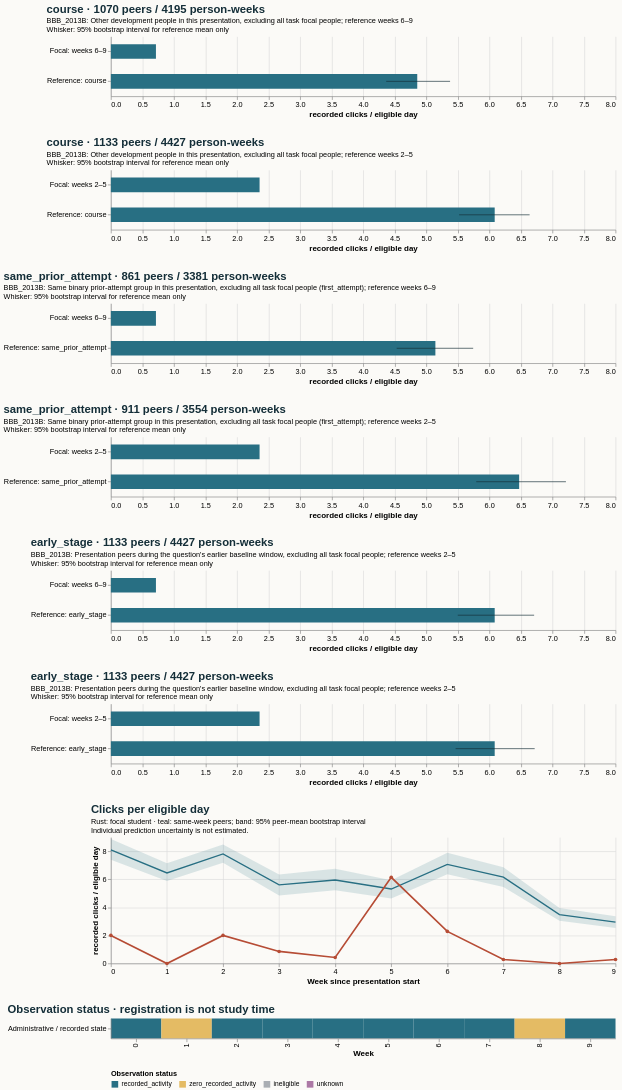

Source (Vega-Lite JSON):
### Vega-Lite specification from a JSON file in a GitHub repository (floating-point values rounded to 4 significant figures)
{"$schema": "https://vega.github.io/schema/vega-lite/v5.20.1.json", "config": {"axis": {"labelFontSize": 11, "titleFontSize": 12}, "background": "#fbfaf7", "font": "sans-serif", "title": {"anchor": "start", "color": "#142e38", "fontSize": 17, "subtitleFontSize": 11}, "view": {"continuousHeight": 300, "continuousWidth": 300, "stroke": null}}, "datasets": {"data-42d735887719bfd9941809f3b13706e4": [{"hi": null, "lo": null, "series": "Focal: weeks 6–9", "value": 0.7143}, {"hi": 6.71, "lo": 5.499, "series": "Reference: early_stage", "value": 6.084}], "data-4488dd9c4aa2501051630b1e9a12990b": [{"end_day": 6, "focal_value": 2.0, "peer_ci_high": 8.884, "peer_ci_low": 7.403, "peer_mean": 8.1, "peer_observations": 1159, "peer_people": 1159, "reference": "course", "unit": "recorded clicks / eligible day", "week": 0}, {"end_day": 13, "focal_value": 0.0, "peer_ci_high": 7.155, "peer_ci_low": 5.883, "peer_mean": 6.456, "peer_observations": 1151, "peer_people": 1151, "reference": "course", "unit": "recorded clicks / eligible day", "week": 1}, {"end_day": 20, "focal_value": 2.0, "peer_ci_high": 8.479, "peer_ci_low": 7.188, "peer_mean": 7.819, "peer_observations": 1133, "peer_people": 1133, "reference": "course", "unit": "recorded clicks / eligible day", "week": 2}, {"end_day": 27, "focal_value": 0.8571, "peer_ci_high": 6.34, "peer_ci_low": 4.85, "peer_mean": 5.608, "peer_observations": 1125, "peer_people": 1125, "reference": "course", "unit": "recorded clicks / eligible day", "week": 3}, {"end_day": 34, "focal_value": 0.4286, "peer_ci_high": 6.751, "peer_ci_low": 5.221, "peer_mean": 5.954, "peer_observations": 1088, "peer_people": 1088, "reference": "course", "unit": "recorded clicks / eligible day", "week": 4}, {"end_day": 41, "focal_value": 6.143, "peer_ci_high": 5.94, "peer_ci_low": 4.634, "peer_mean": 5.31, "peer_observations": 1081, "peer_people": 1081, "reference": "course", "unit": "recorded clicks / eligible day", "week": 5}, {"end_day": 48, "focal_value": 2.286, "peer_ci_high": 7.906, "peer_ci_low": 6.359, "peer_mean": 7.065, "peer_observations": 1070, "peer_people": 1070, "reference": "course", "unit": "recorded clicks / eligible day", "week": 6}, {"end_day": 55, "focal_value": 0.2857, "peer_ci_high": 6.868, "peer_ci_low": 5.454, "peer_mean": 6.16, "peer_observations": 1054, "peer_people": 1054, "reference": "course", "unit": "recorded clicks / eligible day", "week": 7}, {"end_day": 62, "focal_value": 0.0, "peer_ci_high": 3.963, "peer_ci_low": 3.046, "peer_mean": 3.483, "peer_observations": 1044, "peer_people": 1044, "reference": "course", "unit": "recorded clicks / eligible day", "week": 8}, {"end_day": 69, "focal_value": 0.2857, "peer_ci_high": 3.371, "peer_ci_low": 2.531, "peer_mean": 2.943, "peer_observations": 1027, "peer_people": 1027, "reference": "course", "unit": "recorded clicks / eligible day", "week": 9}], "data-6acdbfe04aeb53e4f8f4f47e2222f07a": [{"hi": null, "lo": null, "series": "Focal: weeks 2–5", "value": 2.357}, {"hi": 6.718, "lo": 5.465, "series": "Reference: early_stage", "value": 6.084}], "data-9c3ad8bfb0fa0b06f7989b59bd3693c3": [{"hi": null, "lo": null, "series": "Focal: weeks 6–9", "value": 0.7143}, {"hi": 5.377, "lo": 4.364, "series": "Reference: course", "value": 4.857}], "data-9d71f8a2868003d638590603aba62baf": [{"hi": null, "lo": null, "series": "Focal: weeks 2–5", "value": 2.357}, {"hi": 6.638, "lo": 5.52, "series": "Reference: course", "value": 6.084}], "data-a86875204e3dc5b693ae496068f29109": [{"hi": null, "lo": null, "series": "Focal: weeks 6–9", "value": 0.7143}, {"hi": 5.743, "lo": 4.531, "series": "Reference: same_prior_attempt", "value": 5.144}], "data-bf42056927d074182c1365a234cf8abf": [{"eligible_days": 7.0, "end_day": 6, "logging_completeness": "unknown", "observation_status": "recorded_activity", "row": "Administrative / recorded state", "score_status": "withheld_release_time_unknown", "start_day": 0, "value": 2.0, "week": 0}, {"eligible_days": 7.0, "end_day": 13, "logging_completeness": "unknown", "observation_status": "zero_recorded_activity", "row": "Administrative / recorded state", "score_status": "withheld_release_time_unknown", "start_day": 7, "value": 0.0, "week": 1}, {"eligible_days": 7.0, "end_day": 20, "logging_completeness": "unknown", "observation_status": "recorded_activity", "row": "Administrative / recorded state", "score_status": "withheld_release_time_unknown", "start_day": 14, "value": 2.0, "week": 2}, {"eligible_days": 7.0, "end_day": 27, "logging_completeness": "unknown", "observation_status": "recorded_activity", "row": "Administrative / recorded state", "score_status": "withheld_release_time_unknown", "start_day": 21, "value": 0.8571, "week": 3}, {"eligible_days": 7.0, "end_day": 34, "logging_completeness": "unknown", "observation_status": "recorded_activity", "row": "Administrative / recorded state", "score_status": "withheld_release_time_unknown", "start_day": 28, "value": 0.4286, "week": 4}, {"eligible_days": 7.0, "end_day": 41, "logging_completeness": "unknown", "observation_status": "recorded_activity", "row": "Administrative / recorded state", "score_status": "withheld_release_time_unknown", "start_day": 35, "value": 6.143, "week": 5}, {"eligible_days": 7.0, "end_day": 48, "logging_completeness": "unknown", "observation_status": "recorded_activity", "row": "Administrative / recorded state", "score_status": "withheld_release_time_unknown", "start_day": 42, "value": 2.286, "week": 6}, {"eligible_days": 7.0, "end_day": 55, "logging_completeness": "unknown", "observation_status": "recorded_activity", "row": "Administrative / recorded state", "score_status": "withheld_release_time_unknown", "start_day": 49, "value": 0.2857, "week": 7}, {"eligible_days": 7.0, "end_day": 62, "logging_completeness": "unknown", "observation_status": "zero_recorded_activity", "row": "Administrative / recorded state", "score_status": "withheld_release_time_unknown", "start_day": 56, "value": 0.0, "week": 8}, {"eligible_days": 7.0, "end_day": 69, "logging_completeness": "unknown", "observation_status": "recorded_activity", "row": "Administrative / recorded state", "score_status": "withheld_release_time_unknown", "start_day": 63, "value": 0.2857, "week": 9}], "data-c969d5bd9fe8b8155d9d214c30a52fa2": [{"hi": null, "lo": null, "series": "Focal: weeks 2–5", "value": 2.357}, {"hi": 7.214, "lo": 5.792, "series": "Reference: same_prior_attempt", "value": 6.472}]}, "resolve": {"scale": {"color": "independent"}}, "spacing": 28, "vconcat": [{"data": {"name": "data-9c3ad8bfb0fa0b06f7989b59bd3693c3"}, "height": 90, "layer": [{"encoding": {"x": {"field": "value", "scale": {"domain": [0, 7.574], "zero": true}, "title": "recorded clicks / eligible day", "type": "quantitative"}, "y": {"field": "series", "sort": null, "title": null, "type": "nominal"}}, "mark": {"color": "#286f83", "size": 22, "type": "bar"}}, {"encoding": {"x": {"field": "lo", "type": "quantitative"}, "x2": {"field": "hi"}, "y": {"field": "series", "sort": null, "title": null, "type": "nominal"}}, "mark": {"color": "#142e38", "type": "rule"}}], "title": {"subtitle": ["BBB_2013B: Other development people in this presentation, excluding all task focal people; reference weeks 6–9", "Whisker: 95% bootstrap interval for reference mean only"], "text": "course · 1070 peers / 4195 person-weeks"}, "width": 760}, {"data": {"name": "data-9d71f8a2868003d638590603aba62baf"}, "height": 90, "layer": [{"encoding": {"x": {"field": "value", "scale": {"domain": [0, 7.574], "zero": true}, "title": "recorded clicks / eligible day", "type": "quantitative"}, "y": {"field": "series", "sort": null, "title": null, "type": "nominal"}}, "mark": {"color": "#286f83", "size": 22, "type": "bar"}}, {"encoding": {"x": {"field": "lo", "type": "quantitative"}, "x2": {"field": "hi"}, "y": {"field": "series", "sort": null, "title": null, "type": "nominal"}}, "mark": {"color": "#142e38", "type": "rule"}}], "title": {"subtitle": ["BBB_2013B: Other development people in this presentation, excluding all task focal people; reference weeks 2–5", "Whisker: 95% bootstrap interval for reference mean only"], "text": "course · 1133 peers / 4427 person-weeks"}, "width": 760}, {"data": {"name": "data-a86875204e3dc5b693ae496068f29109"}, "height": 90, "layer": [{"encoding": {"x": {"field": "value", "scale": {"domain": [0, 7.574], "zero": true}, "title": "recorded clicks / eligible day", "type": "quantitative"}, "y": {"field": "series", "sort": null, "title": null, "type": "nominal"}}, "mark": {"color": "#286f83", "size": 22, "type": "bar"}}, {"encoding": {"x": {"field": "lo", "type": "quantitative"}, "x2": {"field": "hi"}, "y": {"field": "series", "sort": null, "title": null, "type": "nominal"}}, "mark": {"color": "#142e38", "type": "rule"}}], "title": {"subtitle": ["BBB_2013B: Same binary prior-attempt group in this presentation, excluding all task focal people (first_attempt); reference weeks 6–9", "Whisker: 95% bootstrap interval for reference mean only"], "text": "same_prior_attempt · 861 peers / 3381 person-weeks"}, "width": 760}, {"data": {"name": "data-c969d5bd9fe8b8155d9d214c30a52fa2"}, "height": 90, "layer": [{"encoding": {"x": {"field": "value", "scale": {"domain": [0, 7.574], "zero": true}, "title": "recorded clicks / eligible day", "type": "quantitative"}, "y": {"field": "series", "sort": null, "title": null, "type": "nominal"}}, "mark": {"color": "#286f83", "size": 22, "type": "bar"}}, {"encoding": {"x": {"field": "lo", "type": "quantitative"}, "x2": {"field": "hi"}, "y": {"field": "series", "sort": null, "title": null, "type": "nominal"}}, "mark": {"color": "#142e38", "type": "rule"}}], "title": {"subtitle": ["BBB_2013B: Same binary prior-attempt group in this presentation, excluding all task focal people (first_attempt); reference weeks 2–5", "Whisker: 95% bootstrap interval for reference mean only"], "text": "same_prior_attempt · 911 peers / 3554 person-weeks"}, "width": 760}, {"data": {"name": "data-42d735887719bfd9941809f3b13706e4"}, "height": 90, "layer": [{"encoding": {"x": {"field": "value", "scale": {"domain": [0, 7.574], "zero": true}, "title": "recorded clicks / eligible day", "type": "quantitative"}, "y": {"field": "series", "sort": null, "title": null, "type": "nominal"}}, "mark": {"color": "#286f83", "size": 22, "type": "bar"}}, {"encoding": {"x": {"field": "lo", "type": "quantitative"}, "x2": {"field": "hi"}, "y": {"field": "series", "sort": null, "title": null, "type": "nominal"}}, "mark": {"color": "#142e38", "type": "rule"}}], "title": {"subtitle": ["BBB_2013B: Presentation peers during the question's earlier baseline window, excluding all task focal people; reference weeks 2–5", "Whisker: 95% bootstrap interval for reference mean only"], "text": "early_stage · 1133 peers / 4427 person-weeks"}, "width": 760}, {"data": {"name": "data-6acdbfe04aeb53e4f8f4f47e2222f07a"}, "height": 90, "layer": [{"encoding": {"x": {"field": "value", "scale": {"domain": [0, 7.574], "zero": true}, "title": "recorded clicks / eligible day", "type": "quantitative"}, "y": {"field": "series", "sort": null, "title": null, "type": "nominal"}}, "mark": {"color": "#286f83", "size": 22, "type": "bar"}}, {"encoding": {"x": {"field": "lo", "type": "quantitative"}, "x2": {"field": "hi"}, "y": {"field": "series", "sort": null, "title": null, "type": "nominal"}}, "mark": {"color": "#142e38", "type": "rule"}}], "title": {"subtitle": ["BBB_2013B: Presentation peers during the question's earlier baseline window, excluding all task focal people; reference weeks 2–5", "Whisker: 95% bootstrap interval for reference mean only"], "text": "early_stage · 1133 peers / 4427 person-weeks"}, "width": 760}, {"data": {"name": "data-4488dd9c4aa2501051630b1e9a12990b"}, "height": 190, "layer": [{"encoding": {"x": {"axis": {"tickMinStep": 1}, "field": "week", "title": "Week since presentation start", "type": "quantitative"}, "y": {"field": "peer_ci_low", "scale": {"zero": true}, "title": "recorded clicks / eligible day", "type": "quantitative"}, "y2": {"field": "peer_ci_high"}}, "mark": {"color": "#286f83", "opacity": 0.16, "type": "area"}}, {"encoding": {"tooltip": [{"field": "week", "type": "quantitative"}, {"field": "peer_mean", "type": "quantitative"}, {"field": "peer_people", "type": "quantitative"}, {"field": "peer_observations", "type": "quantitative"}], "x": {"field": "week", "type": "quantitative"}, "y": {"field": "peer_mean", "type": "quantitative"}}, "mark": {"color": "#286f83", "strokeWidth": 2, "type": "line"}}, {"encoding": {"tooltip": [{"field": "week", "type": "quantitative"}, {"field": "focal_value", "type": "quantitative"}], "x": {"field": "week", "type": "quantitative"}, "y": {"field": "focal_value", "type": "quantitative"}}, "mark": {"color": "#b64c35", "point": {"color": "#b64c35"}, "strokeWidth": 2.5, "type": "line"}}], "title": {"subtitle": ["Rust: focal student · teal: same-week peers; band: 95% peer-mean bootstrap interval", "Individual prediction uncertainty is not estimated."], "text": "Clicks per eligible day"}, "width": 760}, {"data": {"name": "data-bf42056927d074182c1365a234cf8abf"}, "encoding": {"color": {"field": "observation_status", "legend": {"labelLimit": 260, "orient": "bottom"}, "scale": {"domain": ["recorded_activity", "zero_recorded_activity", "ineligible", "unknown"], "range": ["#286f83", "#e4bb64", "#aaaeb3", "#ac78a5"]}, "title": "Observation status", "type": "nominal"}, "tooltip": [{"field": "week", "type": "quantitative"}, {"field": "eligible_days", "type": "quantitative"}, {"field": "observation_status", "type": "nominal"}, {"field": "logging_completeness", "type": "nominal"}], "x": {"field": "week", "title": "Week", "type": "ordinal"}, "y": {"field": "row", "title": null, "type": "nominal"}}, "height": 30, "mark": {"type": "rect"}, "title": "Observation status · registration is not study time", "width": 760}]}
